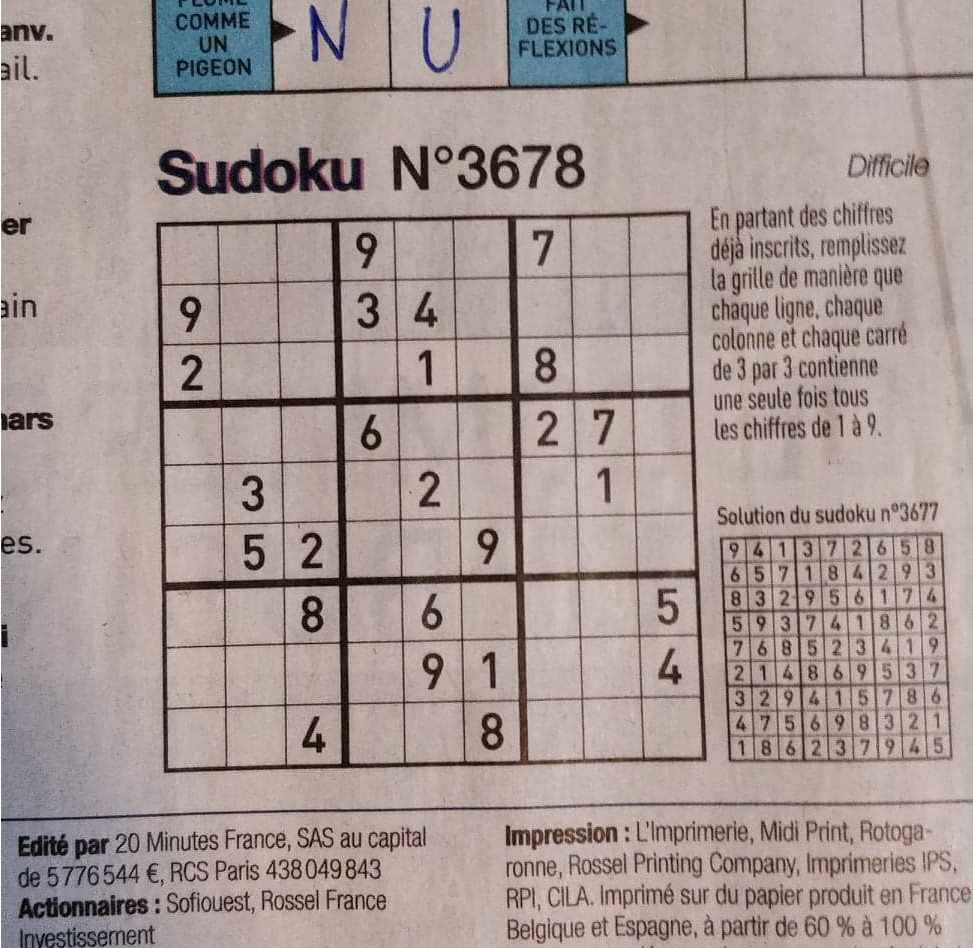
#> input picture test_imgs/sudoku10.jpg, 973 x 948 px
$ python -i img_processing.py   (imports and definitions only)
#> lines starting #> are read from the running program, lines starting #| are printed output that depends on the picture; after the words box and inside, x2 and y2 are one past the last pixel; in counts of white or black regions, pixels touching at a corner belong together
#> further down, picture is the input picture: shape (948, 973, 3); mean B, G, R 148.1, 152, 165.9
import cv2
import numpy as np
from scipy.spatial import distance as dist

class Extract_Digits:
    def __init__(self, resize=(450, 450), size_ocr=28, show_journey=False, kernel_size=3):
        assert(kernel_size%2 != 0)
        self.kernel = np.ones((kernel_size, kernel_size), np.uint8)
        self.resize = resize
        self.size_ocr = size_ocr
        self.show_journey = show_journey
        self.resized_img = None
        self.processed_img = None
        self.warped_processed = None
        self.warped_resized = None

    def preprocess_image(self, image, process='dilation'):
        ''' return processed image '''
#> called with process = 'dilation'
        self.resized_img = cv2.resize(image, self.resize)
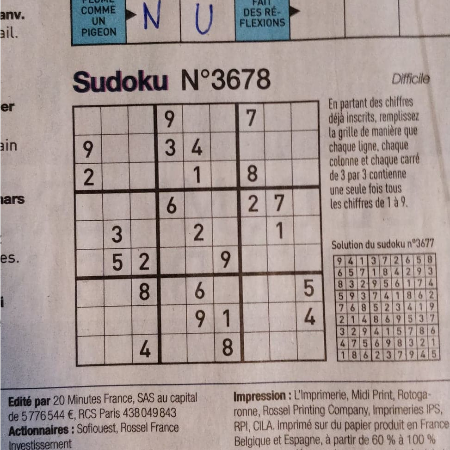
#> self.resized_img: shape (450, 450, 3); mean B, G, R 148, 151.9, 165.8

        gray = cv2.cvtColor(self.resized_img, cv2.COLOR_BGR2GRAY)
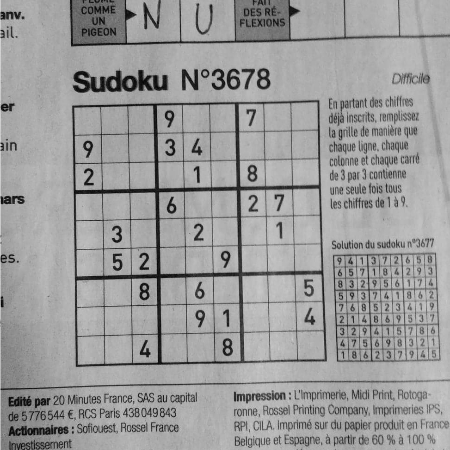
#> gray: shape (450, 450); min 2, max 210, mean 155.6
        blur = cv2.GaussianBlur(gray, (11, 11), 0)
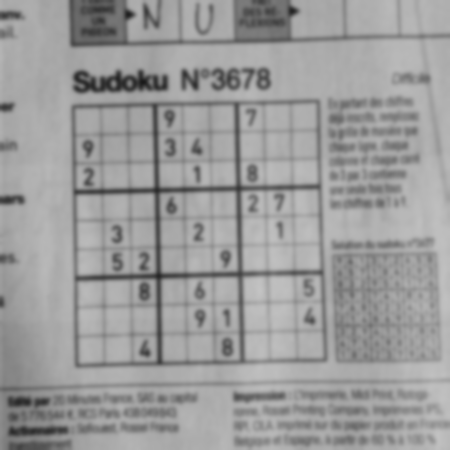
#> blur: shape (450, 450); min 25, max 195, mean 155.6
        threshold = cv2.adaptiveThreshold(blur, 255, cv2.ADAPTIVE_THRESH_GAUSSIAN_C, \
                        cv2.THRESH_BINARY, 11, 2)
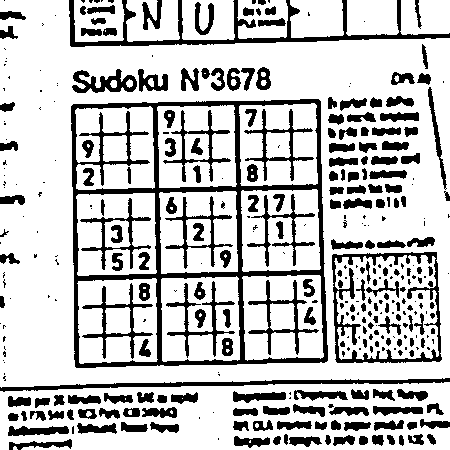
#> threshold: shape (450, 450); 76.1% white; 359 black regions (151 under 20 px), largest, box (x1, y1, x2, y2) and area: (71, 99, 328, 368) 10057, (69, 0, 450, 47) 2994, (332, 252, 442, 363) 2236

        negate = cv2.bitwise_not(threshold)
        if process == 'dilation':
            self.processed_img = cv2.dilate(negate, self.kernel, iterations = 1)
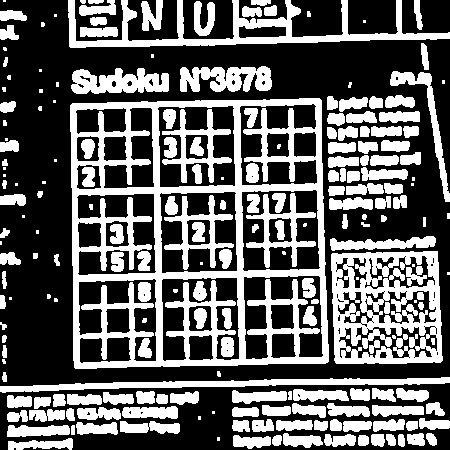
#> self.processed_img: shape (450, 450); 38.4% white; 209 white regions (45 under 20 px), largest, box (x1, y1, x2, y2) and area: (70, 98, 329, 369) 22249, (331, 251, 443, 364) 7731, (68, 0, 450, 48) 4700
        elif process == 'opening':
            self.processed_img = cv2.morphologyEx(negate, cv2.MORPH_OPEN, self.kernel)

        if self.show_journey:
            cv2.imshow('resized_image', self.resized_img)
            cv2.imshow('gray', gray)
            cv2.imshow('blur', blur)
            cv2.imshow('threshold',threshold)
            cv2.imshow('negate', negate)
            cv2.imshow('processed_img', self.processed_img)

            cv2.waitKey(0)
            cv2.destroyAllWindows()

        return self.processed_img

    # [260 lines left out: functions draw_external_contours, find_corners_of_largest_contour, order_points_old, get_transform, infer_grid, get_digits and 4 more, not called in this run]

>>> import cv2
>>> picture = cv2.imread('../test_imgs/sudoku10.jpg')
>>> result = Extract_Digits().preprocess_image(picture)

$ run again, on test_imgs/sudoku7.jpg
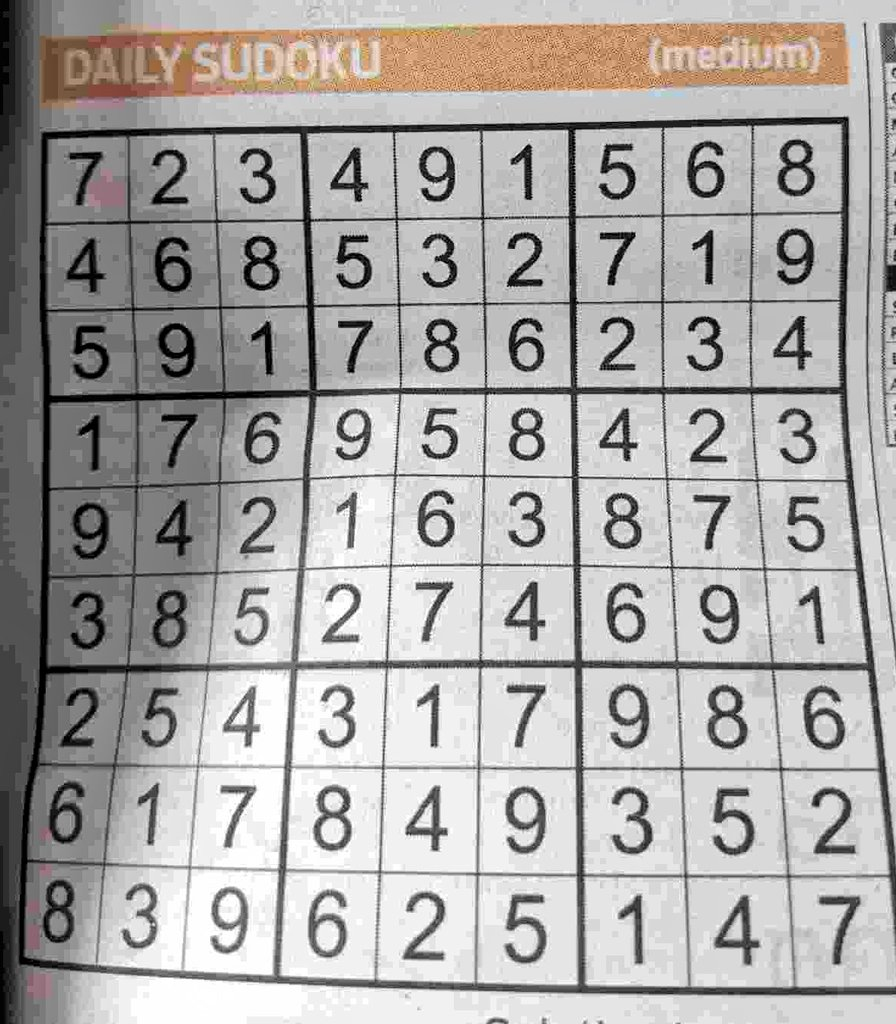
#> input picture test_imgs/sudoku7.jpg, 896 x 1024 px
#> picture is the input picture: shape (1024, 896, 3); mean B, G, R 166.9, 168.7, 171.3
#> in preprocess_image, `threshold = cv2.adaptiveThreshold(blur, 255, cv2.ADAPTIVE_THRESH_GAUSS..`:
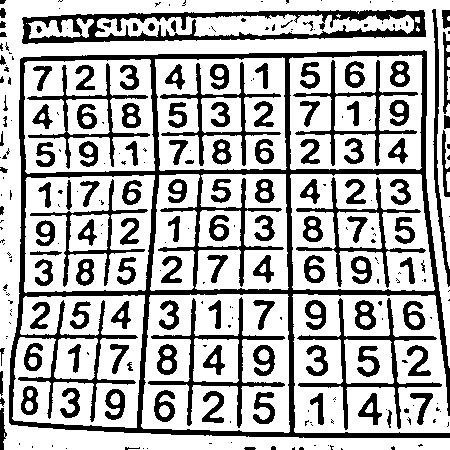
#> threshold: shape (450, 450); 70% white; 271 black regions (145 under 20 px), largest, box (x1, y1, x2, y2) and area: (9, 50, 450, 438) 18250, (22, 10, 426, 44) 5208, (297, 298, 442, 430) 2080
#> in preprocess_image, `self.processed_img = cv2.dilate(negate, self.kernel, iterations = 1)`:
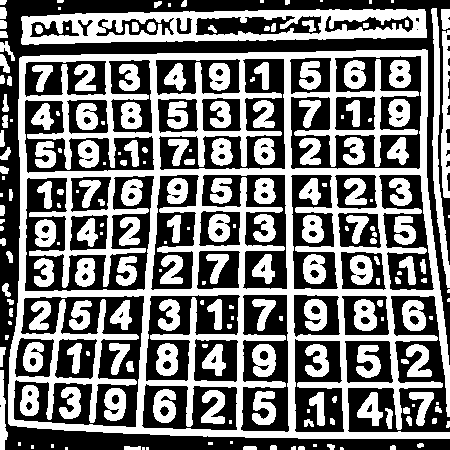
#> self.processed_img: shape (450, 450); 46.9% white; 218 white regions (62 under 20 px), largest, box (x1, y1, x2, y2) and area: (8, 49, 450, 439) 45838, (21, 9, 427, 45) 7988, (431, 8, 450, 288) 1628
